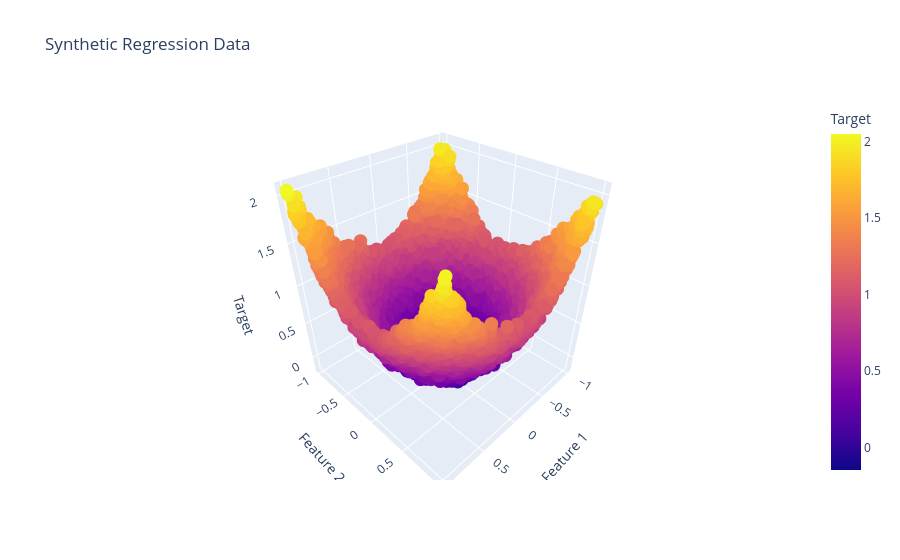

Source (notebook cell):
### Code cell
import plotly.express as px

fig = px.scatter_3d(data, x="x1", y="x2",z="y", color="y", 
                    title="Synthetic Regression Data",
                    labels={"x1": "Feature 1", "x2": "Feature 2", "y": "Target"})
fig.show()

### Figure 1 — Plotly figure (JSON) as saved in the notebook; plotly's stock layout.template omitted (floating-point values rounded to 4 significant figures; data arrays with more than 128 entries replaced by an {"elided": "..."} marker saying what was removed)
{"data": [{"hovertemplate": "Feature 1=%{x}<br>Feature 2=%{y}<br>Target=%{marker.color}<extra></extra>", "legendgroup": "", "marker": {"color": {"elided": "10000 float values"}, "coloraxis": "coloraxis", "symbol": "circle"}, "mode": "markers", "name": "", "scene": "scene", "showlegend": false, "type": "scatter3d", "x": {"elided": "10000 float values"}, "y": {"elided": "10000 float values"}, "z": {"elided": "10000 float values"}}], "layout": {"coloraxis": {"colorbar": {"title": {"text": "Target"}}, "colorscale": [[0, "#0d0887"], [0.1111, "#46039f"], [0.2222, "#7201a8"], [0.3333, "#9c179e"], [0.4444, "#bd3786"], [0.5556, "#d8576b"], [0.6667, "#ed7953"], [0.7778, "#fb9f3a"], [0.8889, "#fdca26"], [1, "#f0f921"]]}, "legend": {"tracegroupgap": 0}, "scene": {"domain": {"x": [0, 1], "y": [0, 1]}, "xaxis": {"title": {"text": "Feature 1"}}, "yaxis": {"title": {"text": "Feature 2"}}, "zaxis": {"title": {"text": "Target"}}}, "title": {"text": "Synthetic Regression Data"}}}
